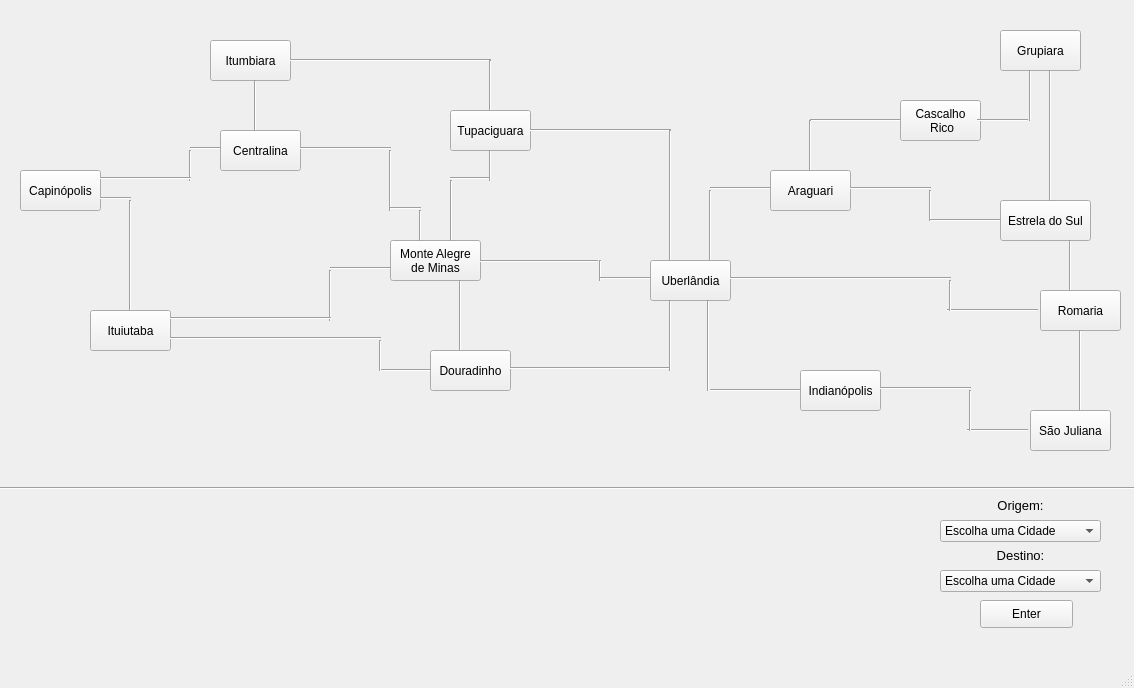
<?xml version="1.0" encoding="UTF-8"?>
<ui version="4.0">
 <class>MainWindow</class>
 <widget class="QMainWindow" name="MainWindow">
  <property name="geometry">
   <rect>
    <x>0</x>
    <y>0</y>
    <width>1134</width>
    <height>688</height>
   </rect>
  </property>
  <property name="windowTitle">
   <string>MainWindow</string>
  </property>
  <widget class="QWidget" name="centralwidget">
   <widget class="QPushButton" name="Ituiutaba">
    <property name="geometry">
     <rect>
      <x>90</x>
      <y>310</y>
      <width>81</width>
      <height>41</height>
     </rect>
    </property>
    <property name="text">
     <string>Ituiutaba</string>
    </property>
   </widget>
   <widget class="QPushButton" name="Capinpolis">
    <property name="geometry">
     <rect>
      <x>20</x>
      <y>170</y>
      <width>81</width>
      <height>41</height>
     </rect>
    </property>
    <property name="text">
     <string>Capinópolis</string>
    </property>
   </widget>
   <widget class="QPushButton" name="Centralina">
    <property name="geometry">
     <rect>
      <x>220</x>
      <y>130</y>
      <width>81</width>
      <height>41</height>
     </rect>
    </property>
    <property name="text">
     <string>Centralina</string>
    </property>
   </widget>
   <widget class="QPushButton" name="Itumbiara">
    <property name="geometry">
     <rect>
      <x>210</x>
      <y>40</y>
      <width>81</width>
      <height>41</height>
     </rect>
    </property>
    <property name="text">
     <string>Itumbiara</string>
    </property>
   </widget>
   <widget class="QPushButton" name="MonteAlegre">
    <property name="geometry">
     <rect>
      <x>390</x>
      <y>240</y>
      <width>91</width>
      <height>41</height>
     </rect>
    </property>
    <property name="text">
     <string>Monte Alegre
de Minas</string>
    </property>
   </widget>
   <widget class="QPushButton" name="Tupaciguara">
    <property name="geometry">
     <rect>
      <x>450</x>
      <y>110</y>
      <width>81</width>
      <height>41</height>
     </rect>
    </property>
    <property name="text">
     <string>Tupaciguara</string>
    </property>
   </widget>
   <widget class="QPushButton" name="Douradinhos">
    <property name="geometry">
     <rect>
      <x>430</x>
      <y>350</y>
      <width>81</width>
      <height>41</height>
     </rect>
    </property>
    <property name="text">
     <string>Douradinho</string>
    </property>
   </widget>
   <widget class="QPushButton" name="Uberlandia">
    <property name="geometry">
     <rect>
      <x>650</x>
      <y>260</y>
      <width>81</width>
      <height>41</height>
     </rect>
    </property>
    <property name="text">
     <string>Uberlândia</string>
    </property>
   </widget>
   <widget class="QPushButton" name="Araguari">
    <property name="geometry">
     <rect>
      <x>770</x>
      <y>170</y>
      <width>81</width>
      <height>41</height>
     </rect>
    </property>
    <property name="text">
     <string>Araguari</string>
    </property>
   </widget>
   <widget class="QPushButton" name="CascalhoRico">
    <property name="geometry">
     <rect>
      <x>900</x>
      <y>100</y>
      <width>81</width>
      <height>41</height>
     </rect>
    </property>
    <property name="text">
     <string>Cascalho 
 Rico</string>
    </property>
   </widget>
   <widget class="QPushButton" name="Grupiara">
    <property name="geometry">
     <rect>
      <x>1000</x>
      <y>30</y>
      <width>81</width>
      <height>41</height>
     </rect>
    </property>
    <property name="text">
     <string>Grupiara</string>
    </property>
   </widget>
   <widget class="QPushButton" name="EstreladoSul">
    <property name="geometry">
     <rect>
      <x>1000</x>
      <y>200</y>
      <width>91</width>
      <height>41</height>
     </rect>
    </property>
    <property name="text">
     <string>Estrela do Sul</string>
    </property>
   </widget>
   <widget class="QPushButton" name="Romaria">
    <property name="geometry">
     <rect>
      <x>1040</x>
      <y>290</y>
      <width>81</width>
      <height>41</height>
     </rect>
    </property>
    <property name="text">
     <string>Romaria</string>
    </property>
   </widget>
   <widget class="QPushButton" name="Indianopolis">
    <property name="geometry">
     <rect>
      <x>800</x>
      <y>370</y>
      <width>81</width>
      <height>41</height>
     </rect>
    </property>
    <property name="text">
     <string>Indianópolis</string>
    </property>
   </widget>
   <widget class="QPushButton" name="SaoJuliana">
    <property name="geometry">
     <rect>
      <x>1030</x>
      <y>410</y>
      <width>81</width>
      <height>41</height>
     </rect>
    </property>
    <property name="text">
     <string>São Juliana</string>
    </property>
   </widget>
   <widget class="Line" name="line">
    <property name="geometry">
     <rect>
      <x>120</x>
      <y>200</y>
      <width>21</width>
      <height>111</height>
     </rect>
    </property>
    <property name="orientation">
     <enum>Qt::Vertical</enum>
    </property>
   </widget>
   <widget class="Line" name="line_2">
    <property name="geometry">
     <rect>
      <x>100</x>
      <y>190</y>
      <width>31</width>
      <height>16</height>
     </rect>
    </property>
    <property name="orientation">
     <enum>Qt::Horizontal</enum>
    </property>
   </widget>
   <widget class="Line" name="line_3">
    <property name="geometry">
     <rect>
      <x>180</x>
      <y>150</y>
      <width>20</width>
      <height>31</height>
     </rect>
    </property>
    <property name="orientation">
     <enum>Qt::Vertical</enum>
    </property>
   </widget>
   <widget class="Line" name="line_4">
    <property name="geometry">
     <rect>
      <x>320</x>
      <y>270</y>
      <width>20</width>
      <height>51</height>
     </rect>
    </property>
    <property name="orientation">
     <enum>Qt::Vertical</enum>
    </property>
   </widget>
   <widget class="Line" name="line_5">
    <property name="geometry">
     <rect>
      <x>100</x>
      <y>170</y>
      <width>91</width>
      <height>16</height>
     </rect>
    </property>
    <property name="orientation">
     <enum>Qt::Horizontal</enum>
    </property>
   </widget>
   <widget class="Line" name="line_6">
    <property name="geometry">
     <rect>
      <x>190</x>
      <y>140</y>
      <width>31</width>
      <height>16</height>
     </rect>
    </property>
    <property name="orientation">
     <enum>Qt::Horizontal</enum>
    </property>
   </widget>
   <widget class="Line" name="line_8">
    <property name="geometry">
     <rect>
      <x>170</x>
      <y>310</y>
      <width>161</width>
      <height>16</height>
     </rect>
    </property>
    <property name="orientation">
     <enum>Qt::Horizontal</enum>
    </property>
   </widget>
   <widget class="Line" name="line_9">
    <property name="geometry">
     <rect>
      <x>170</x>
      <y>330</y>
      <width>211</width>
      <height>16</height>
     </rect>
    </property>
    <property name="orientation">
     <enum>Qt::Horizontal</enum>
    </property>
   </widget>
   <widget class="Line" name="line_7">
    <property name="geometry">
     <rect>
      <x>330</x>
      <y>260</y>
      <width>61</width>
      <height>16</height>
     </rect>
    </property>
    <property name="orientation">
     <enum>Qt::Horizontal</enum>
    </property>
   </widget>
   <widget class="Line" name="line_10">
    <property name="geometry">
     <rect>
      <x>380</x>
      <y>360</y>
      <width>51</width>
      <height>20</height>
     </rect>
    </property>
    <property name="orientation">
     <enum>Qt::Horizontal</enum>
    </property>
   </widget>
   <widget class="Line" name="line_11">
    <property name="geometry">
     <rect>
      <x>370</x>
      <y>340</y>
      <width>20</width>
      <height>31</height>
     </rect>
    </property>
    <property name="orientation">
     <enum>Qt::Vertical</enum>
    </property>
   </widget>
   <widget class="Line" name="line_12">
    <property name="geometry">
     <rect>
      <x>450</x>
      <y>280</y>
      <width>20</width>
      <height>71</height>
     </rect>
    </property>
    <property name="orientation">
     <enum>Qt::Vertical</enum>
    </property>
   </widget>
   <widget class="Line" name="line_13">
    <property name="geometry">
     <rect>
      <x>230</x>
      <y>80</y>
      <width>51</width>
      <height>51</height>
     </rect>
    </property>
    <property name="orientation">
     <enum>Qt::Vertical</enum>
    </property>
   </widget>
   <widget class="Line" name="line_14">
    <property name="geometry">
     <rect>
      <x>290</x>
      <y>50</y>
      <width>201</width>
      <height>21</height>
     </rect>
    </property>
    <property name="orientation">
     <enum>Qt::Horizontal</enum>
    </property>
   </widget>
   <widget class="Line" name="line_15">
    <property name="geometry">
     <rect>
      <x>510</x>
      <y>360</y>
      <width>161</width>
      <height>16</height>
     </rect>
    </property>
    <property name="orientation">
     <enum>Qt::Horizontal</enum>
    </property>
   </widget>
   <widget class="Line" name="line_16">
    <property name="geometry">
     <rect>
      <x>480</x>
      <y>60</y>
      <width>20</width>
      <height>51</height>
     </rect>
    </property>
    <property name="orientation">
     <enum>Qt::Vertical</enum>
    </property>
   </widget>
   <widget class="Line" name="line_17">
    <property name="geometry">
     <rect>
      <x>300</x>
      <y>140</y>
      <width>91</width>
      <height>16</height>
     </rect>
    </property>
    <property name="orientation">
     <enum>Qt::Horizontal</enum>
    </property>
   </widget>
   <widget class="Line" name="line_18">
    <property name="geometry">
     <rect>
      <x>410</x>
      <y>210</y>
      <width>20</width>
      <height>31</height>
     </rect>
    </property>
    <property name="orientation">
     <enum>Qt::Vertical</enum>
    </property>
   </widget>
   <widget class="Line" name="line_19">
    <property name="geometry">
     <rect>
      <x>380</x>
      <y>150</y>
      <width>21</width>
      <height>61</height>
     </rect>
    </property>
    <property name="orientation">
     <enum>Qt::Vertical</enum>
    </property>
   </widget>
   <widget class="Line" name="line_20">
    <property name="geometry">
     <rect>
      <x>390</x>
      <y>200</y>
      <width>31</width>
      <height>16</height>
     </rect>
    </property>
    <property name="orientation">
     <enum>Qt::Horizontal</enum>
    </property>
   </widget>
   <widget class="Line" name="line_21">
    <property name="geometry">
     <rect>
      <x>450</x>
      <y>180</y>
      <width>3</width>
      <height>61</height>
     </rect>
    </property>
    <property name="orientation">
     <enum>Qt::Vertical</enum>
    </property>
   </widget>
   <widget class="Line" name="line_22">
    <property name="geometry">
     <rect>
      <x>450</x>
      <y>170</y>
      <width>41</width>
      <height>16</height>
     </rect>
    </property>
    <property name="orientation">
     <enum>Qt::Horizontal</enum>
    </property>
   </widget>
   <widget class="Line" name="line_23">
    <property name="geometry">
     <rect>
      <x>480</x>
      <y>150</y>
      <width>20</width>
      <height>31</height>
     </rect>
    </property>
    <property name="orientation">
     <enum>Qt::Vertical</enum>
    </property>
   </widget>
   <widget class="Line" name="line_24">
    <property name="geometry">
     <rect>
      <x>480</x>
      <y>260</y>
      <width>118</width>
      <height>3</height>
     </rect>
    </property>
    <property name="orientation">
     <enum>Qt::Horizontal</enum>
    </property>
   </widget>
   <widget class="Line" name="line_25">
    <property name="geometry">
     <rect>
      <x>590</x>
      <y>260</y>
      <width>20</width>
      <height>21</height>
     </rect>
    </property>
    <property name="orientation">
     <enum>Qt::Vertical</enum>
    </property>
   </widget>
   <widget class="Line" name="line_26">
    <property name="geometry">
     <rect>
      <x>600</x>
      <y>270</y>
      <width>51</width>
      <height>16</height>
     </rect>
    </property>
    <property name="orientation">
     <enum>Qt::Horizontal</enum>
    </property>
   </widget>
   <widget class="Line" name="line_27">
    <property name="geometry">
     <rect>
      <x>530</x>
      <y>120</y>
      <width>141</width>
      <height>20</height>
     </rect>
    </property>
    <property name="orientation">
     <enum>Qt::Horizontal</enum>
    </property>
   </widget>
   <widget class="Line" name="line_28">
    <property name="geometry">
     <rect>
      <x>660</x>
      <y>130</y>
      <width>20</width>
      <height>131</height>
     </rect>
    </property>
    <property name="orientation">
     <enum>Qt::Vertical</enum>
    </property>
   </widget>
   <widget class="Line" name="line_29">
    <property name="geometry">
     <rect>
      <x>700</x>
      <y>190</y>
      <width>20</width>
      <height>71</height>
     </rect>
    </property>
    <property name="orientation">
     <enum>Qt::Vertical</enum>
    </property>
   </widget>
   <widget class="Line" name="line_30">
    <property name="geometry">
     <rect>
      <x>710</x>
      <y>180</y>
      <width>61</width>
      <height>16</height>
     </rect>
    </property>
    <property name="orientation">
     <enum>Qt::Horizontal</enum>
    </property>
   </widget>
   <widget class="Line" name="line_31">
    <property name="geometry">
     <rect>
      <x>660</x>
      <y>300</y>
      <width>20</width>
      <height>71</height>
     </rect>
    </property>
    <property name="orientation">
     <enum>Qt::Vertical</enum>
    </property>
   </widget>
   <widget class="Line" name="line_32">
    <property name="geometry">
     <rect>
      <x>700</x>
      <y>300</y>
      <width>16</width>
      <height>91</height>
     </rect>
    </property>
    <property name="orientation">
     <enum>Qt::Vertical</enum>
    </property>
   </widget>
   <widget class="Line" name="line_33">
    <property name="geometry">
     <rect>
      <x>710</x>
      <y>380</y>
      <width>91</width>
      <height>20</height>
     </rect>
    </property>
    <property name="orientation">
     <enum>Qt::Horizontal</enum>
    </property>
   </widget>
   <widget class="Line" name="line_34">
    <property name="geometry">
     <rect>
      <x>730</x>
      <y>270</y>
      <width>221</width>
      <height>16</height>
     </rect>
    </property>
    <property name="orientation">
     <enum>Qt::Horizontal</enum>
    </property>
   </widget>
   <widget class="Line" name="line_35">
    <property name="geometry">
     <rect>
      <x>947</x>
      <y>300</y>
      <width>91</width>
      <height>20</height>
     </rect>
    </property>
    <property name="orientation">
     <enum>Qt::Horizontal</enum>
    </property>
   </widget>
   <widget class="Line" name="line_36">
    <property name="geometry">
     <rect>
      <x>940</x>
      <y>280</y>
      <width>20</width>
      <height>31</height>
     </rect>
    </property>
    <property name="orientation">
     <enum>Qt::Vertical</enum>
    </property>
   </widget>
   <widget class="Line" name="line_37">
    <property name="geometry">
     <rect>
      <x>810</x>
      <y>110</y>
      <width>91</width>
      <height>20</height>
     </rect>
    </property>
    <property name="orientation">
     <enum>Qt::Horizontal</enum>
    </property>
   </widget>
   <widget class="Line" name="line_38">
    <property name="geometry">
     <rect>
      <x>800</x>
      <y>120</y>
      <width>20</width>
      <height>51</height>
     </rect>
    </property>
    <property name="orientation">
     <enum>Qt::Vertical</enum>
    </property>
   </widget>
   <widget class="Line" name="line_39">
    <property name="geometry">
     <rect>
      <x>850</x>
      <y>180</y>
      <width>81</width>
      <height>16</height>
     </rect>
    </property>
    <property name="orientation">
     <enum>Qt::Horizontal</enum>
    </property>
   </widget>
   <widget class="Line" name="line_40">
    <property name="geometry">
     <rect>
      <x>920</x>
      <y>190</y>
      <width>20</width>
      <height>31</height>
     </rect>
    </property>
    <property name="orientation">
     <enum>Qt::Vertical</enum>
    </property>
   </widget>
   <widget class="Line" name="line_41">
    <property name="geometry">
     <rect>
      <x>930</x>
      <y>210</y>
      <width>71</width>
      <height>20</height>
     </rect>
    </property>
    <property name="orientation">
     <enum>Qt::Horizontal</enum>
    </property>
   </widget>
   <widget class="Line" name="line_42">
    <property name="geometry">
     <rect>
      <x>1040</x>
      <y>70</y>
      <width>20</width>
      <height>131</height>
     </rect>
    </property>
    <property name="orientation">
     <enum>Qt::Vertical</enum>
    </property>
   </widget>
   <widget class="Line" name="line_43">
    <property name="geometry">
     <rect>
      <x>1020</x>
      <y>70</y>
      <width>20</width>
      <height>51</height>
     </rect>
    </property>
    <property name="orientation">
     <enum>Qt::Vertical</enum>
    </property>
   </widget>
   <widget class="Line" name="line_44">
    <property name="geometry">
     <rect>
      <x>977</x>
      <y>110</y>
      <width>51</width>
      <height>20</height>
     </rect>
    </property>
    <property name="orientation">
     <enum>Qt::Horizontal</enum>
    </property>
   </widget>
   <widget class="Line" name="line_45">
    <property name="geometry">
     <rect>
      <x>1060</x>
      <y>240</y>
      <width>20</width>
      <height>51</height>
     </rect>
    </property>
    <property name="orientation">
     <enum>Qt::Vertical</enum>
    </property>
   </widget>
   <widget class="Line" name="line_46">
    <property name="geometry">
     <rect>
      <x>1070</x>
      <y>330</y>
      <width>20</width>
      <height>81</height>
     </rect>
    </property>
    <property name="orientation">
     <enum>Qt::Vertical</enum>
    </property>
   </widget>
   <widget class="Line" name="line_47">
    <property name="geometry">
     <rect>
      <x>880</x>
      <y>380</y>
      <width>91</width>
      <height>16</height>
     </rect>
    </property>
    <property name="orientation">
     <enum>Qt::Horizontal</enum>
    </property>
   </widget>
   <widget class="Line" name="line_48">
    <property name="geometry">
     <rect>
      <x>967</x>
      <y>420</y>
      <width>61</width>
      <height>20</height>
     </rect>
    </property>
    <property name="orientation">
     <enum>Qt::Horizontal</enum>
    </property>
   </widget>
   <widget class="Line" name="line_49">
    <property name="geometry">
     <rect>
      <x>960</x>
      <y>390</y>
      <width>20</width>
      <height>41</height>
     </rect>
    </property>
    <property name="orientation">
     <enum>Qt::Vertical</enum>
    </property>
   </widget>
   <widget class="Line" name="line_50">
    <property name="geometry">
     <rect>
      <x>0</x>
      <y>480</y>
      <width>1141</width>
      <height>16</height>
     </rect>
    </property>
    <property name="orientation">
     <enum>Qt::Horizontal</enum>
    </property>
   </widget>
   <widget class="QComboBox" name="entrada_1">
    <property name="geometry">
     <rect>
      <x>940</x>
      <y>520</y>
      <width>161</width>
      <height>22</height>
     </rect>
    </property>
    <property name="duplicatesEnabled">
     <bool>true</bool>
    </property>
    <item>
     <property name="text">
      <string>Escolha uma Cidade</string>
     </property>
    </item>
    <item>
     <property name="text">
      <string>Itumbiara</string>
     </property>
    </item>
    <item>
     <property name="text">
      <string>Capinópolis</string>
     </property>
    </item>
    <item>
     <property name="text">
      <string>Ituiutaba</string>
     </property>
    </item>
    <item>
     <property name="text">
      <string>Centralina</string>
     </property>
    </item>
    <item>
     <property name="text">
      <string>Monte Alegre</string>
     </property>
    </item>
    <item>
     <property name="text">
      <string>Tupaciguara</string>
     </property>
    </item>
    <item>
     <property name="text">
      <string>Douradinho</string>
     </property>
    </item>
    <item>
     <property name="text">
      <string>Uberlândia</string>
     </property>
    </item>
    <item>
     <property name="text">
      <string>Araguari</string>
     </property>
    </item>
    <item>
     <property name="text">
      <string>Cascalho Rico</string>
     </property>
    </item>
    <item>
     <property name="text">
      <string>Grupiara</string>
     </property>
    </item>
    <item>
     <property name="text">
      <string>Estrela do Sul</string>
     </property>
    </item>
    <item>
     <property name="text">
      <string>Romaria</string>
     </property>
    </item>
    <item>
     <property name="text">
      <string>São Juliana</string>
     </property>
    </item>
    <item>
     <property name="text">
      <string>Indianópolis</string>
     </property>
    </item>
   </widget>
   <widget class="QLabel" name="label">
    <property name="geometry">
     <rect>
      <x>940</x>
      <y>495</y>
      <width>161</width>
      <height>21</height>
     </rect>
    </property>
    <property name="text">
     <string>&lt;html&gt;&lt;head/&gt;&lt;body&gt;&lt;p align=&quot;center&quot;&gt;&lt;span style=&quot; font-size:10pt;&quot;&gt;Origem:&lt;/span&gt;&lt;/p&gt;&lt;/body&gt;&lt;/html&gt;</string>
    </property>
   </widget>
   <widget class="QLabel" name="label_2">
    <property name="geometry">
     <rect>
      <x>940</x>
      <y>545</y>
      <width>161</width>
      <height>21</height>
     </rect>
    </property>
    <property name="text">
     <string>&lt;html&gt;&lt;head/&gt;&lt;body&gt;&lt;p align=&quot;center&quot;&gt;&lt;span style=&quot; font-size:10pt;&quot;&gt;Destino:&lt;/span&gt;&lt;/p&gt;&lt;/body&gt;&lt;/html&gt;</string>
    </property>
   </widget>
   <widget class="QPushButton" name="Enter">
    <property name="geometry">
     <rect>
      <x>980</x>
      <y>600</y>
      <width>93</width>
      <height>28</height>
     </rect>
    </property>
    <property name="text">
     <string>Enter</string>
    </property>
   </widget>
   <widget class="QLabel" name="resultado">
    <property name="geometry">
     <rect>
      <x>100</x>
      <y>540</y>
      <width>601</width>
      <height>61</height>
     </rect>
    </property>
    <property name="text">
     <string/>
    </property>
    <property name="textFormat">
     <enum>Qt::RichText</enum>
    </property>
   </widget>
   <widget class="QComboBox" name="entrada_2">
    <property name="geometry">
     <rect>
      <x>940</x>
      <y>570</y>
      <width>161</width>
      <height>22</height>
     </rect>
    </property>
    <property name="duplicatesEnabled">
     <bool>true</bool>
    </property>
    <item>
     <property name="text">
      <string>Escolha uma Cidade</string>
     </property>
    </item>
    <item>
     <property name="text">
      <string>Itumbiara</string>
     </property>
    </item>
    <item>
     <property name="text">
      <string>Capinópolis</string>
     </property>
    </item>
    <item>
     <property name="text">
      <string>Ituiutaba</string>
     </property>
    </item>
    <item>
     <property name="text">
      <string>Centralina</string>
     </property>
    </item>
    <item>
     <property name="text">
      <string>Monte Alegre</string>
     </property>
    </item>
    <item>
     <property name="text">
      <string>Tupaciguara</string>
     </property>
    </item>
    <item>
     <property name="text">
      <string>Douradinho</string>
     </property>
    </item>
    <item>
     <property name="text">
      <string>Uberlândia</string>
     </property>
    </item>
    <item>
     <property name="text">
      <string>Araguari</string>
     </property>
    </item>
    <item>
     <property name="text">
      <string>Cascalho Rico</string>
     </property>
    </item>
    <item>
     <property name="text">
      <string>Grupiara</string>
     </property>
    </item>
    <item>
     <property name="text">
      <string>Estrela do Sul</string>
     </property>
    </item>
    <item>
     <property name="text">
      <string>Romaria</string>
     </property>
    </item>
    <item>
     <property name="text">
      <string>São Juliana</string>
     </property>
    </item>
    <item>
     <property name="text">
      <string>Indianópolis</string>
     </property>
    </item>
   </widget>
  </widget>
  <widget class="QMenuBar" name="menubar">
   <property name="geometry">
    <rect>
     <x>0</x>
     <y>0</y>
     <width>1134</width>
     <height>26</height>
    </rect>
   </property>
  </widget>
  <widget class="QStatusBar" name="statusbar"/>
 </widget>
 <resources/>
 <connections/>
</ui>
